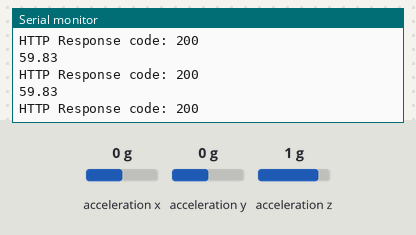
A sketch run on a simulated ESP32. Shown: the last lines printed to the serial monitor. The test bench sets the inputs (shaded band); at power-on: acceleration z 1 g, acceleration x 0 g, acceleration y 0 g. WiFi joins after 1.5 s; servers stay silent unless stated; uploads are accepted with an empty reply.

Above: at 3.2 s.
3.3 s: acceleration z set to 0 g
At 3.36 s:
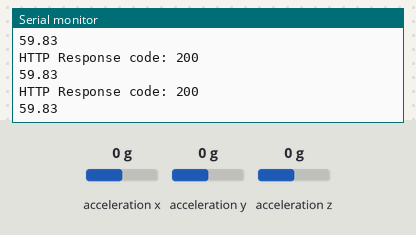
5.3 s: acceleration x set to -1.4 g
At 5.47 s:
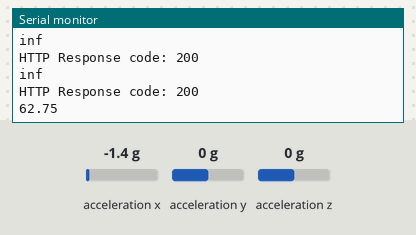
6.8 s: acceleration y set to -1.4 g
At 6.98 s:
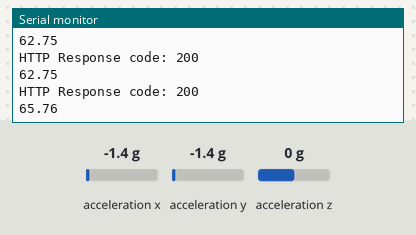
Timing chart, 0 to 9.8 s (numbered marks = the images above; inputs shaded):
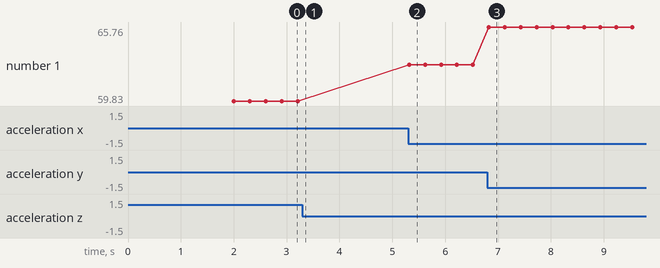

The sketch:

message.ino
```cpp
#include <WiFi.h>
#include <HTTPClient.h>
#include <Adafruit_Sensor.h>
#include <Adafruit_ADXL345_U.h>

// WiFi credentials
const char* ssid = "iPhone";                 // WiFi name
const char* password = "12345678";           // WiFi password

// Backend URL
const char* serverUrl = "http://134.122.89.123/api/vibrations"; // Backend address

// Create an instance of the accelerometer
Adafruit_ADXL345_Unified accel = Adafruit_ADXL345_Unified(12345);

// Reference acceleration for dB calculation (in m/s^2)
const float reference_acceleration = 0.01;

void setup(void) {
  Serial.begin(115200);
  Serial.println("Accelerometer Test");

  // Connect to WiFi
  connectToWiFi();

  // Initialize the accelerometer
  if (!accel.begin()) {
    Serial.println("Ooops, no ADXL345 detected ... Check your wiring!");
    while (1);
  }

  // Set the range to 16G
  accel.setRange(ADXL345_RANGE_16_G);
}

void loop(void) {
  sensors_event_t event;
  accel.getEvent(&event);

  // Calculate the magnitude of the acceleration vector (in m/s^2)
  float acceleration_magnitude = sqrt(pow(event.acceleration.x, 2) +
                                      pow(event.acceleration.y, 2) +
                                      pow(event.acceleration.z, 2));

  // Convert the magnitude to dB
  float acceleration_dB = 20 * log10(abs(acceleration_magnitude) / reference_acceleration);

  // Print to Serial
  Serial.println(acceleration_dB);

  // Send the data to the backend
  sendDataToBackend(acceleration_dB);

  delay(100);  // Delay to avoid flooding the backend
}

// Function to connect to WiFi
void connectToWiFi() {
  Serial.println("Connecting to WiFi...");
  WiFi.begin(ssid, password);
  while (WiFi.status() != WL_CONNECTED) {
    delay(1000);
    Serial.print(".");
  }
  Serial.println("\nConnected to WiFi!");
  Serial.print("IP Address: ");
  Serial.println(WiFi.localIP());
}

// Function to send data to backend
void sendDataToBackend(float acceleration_dB) {
  if (WiFi.status() == WL_CONNECTED) {  // Check if connected to WiFi
    HTTPClient http;
    http.begin(serverUrl);
    http.addHeader("Content-Type", "application/json");  // Set content type to JSON

    // Create JSON payload
    String payload = "{\"value\": " + String(acceleration_dB) + "}";

    // Send POST request
    int httpResponseCode = http.POST(payload);

    // Print response
    if (httpResponseCode > 0) {
      Serial.print("HTTP Response code: ");
      Serial.println(httpResponseCode);
    } else {
      Serial.print("Error in sending POST: ");
      Serial.println(http.errorToString(httpResponseCode));
    }

    // Close connection
    http.end();
  } else {
    Serial.println("WiFi not connected!");
  }
}
```

Measured:
- after the input at 5.3 s, the serial monitor: prints a new line at once (image 2)
- after the input at 6.8 s, the serial monitor: prints a new line at once (image 3)
- plotted number 1: 59.83 → 62.75 after the input at 5.3 s, 62.75 → 65.76 after the input at 6.8 s
